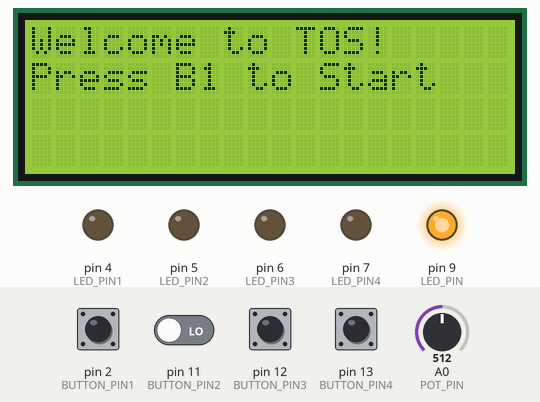
This sketch was run on a simulated Arduino Uno, built with avr-gcc and run on an emulated ATmega328P. Parts: 20×4 character LCD, output pins drawn as LEDs (lit = HIGH). Inputs (shaded band) come from the test bench; at power-on: pin 2 (BUTTON_PIN1), pin 11 (BUTTON_PIN2), pin 12 (BUTTON_PIN3), pin 13 (BUTTON_PIN4) LOW, A0 (POT_PIN) = 512. Random numbers use the default seed unless the sketch sets one.

Above: at 1.2 s.
1.3 s: pin 2 (BUTTON_PIN1) pulled HIGH for 0.15 s
At 2.3 s:
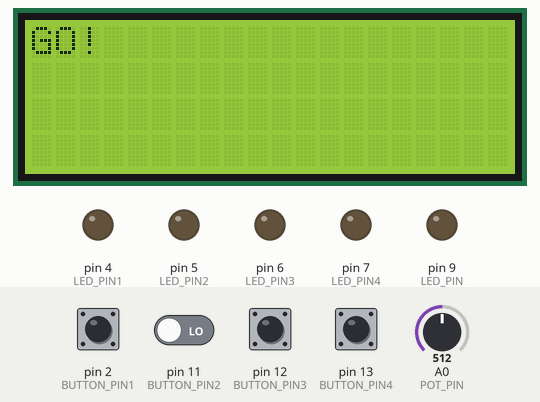
4.4 s: pin 2 (BUTTON_PIN1) driven HIGH and pin 11 (BUTTON_PIN2) driven HIGH
At 7.2 s:
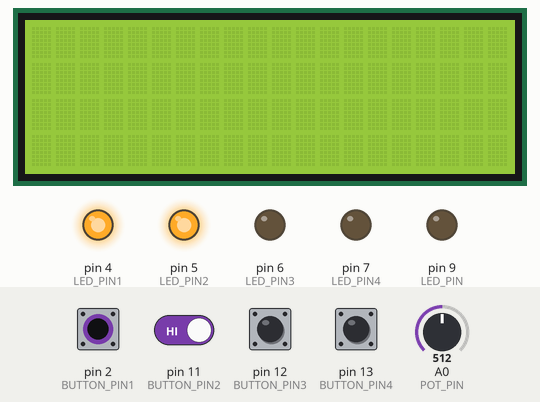
7.4 s: pin 12 (BUTTON_PIN3) pulled HIGH for 0.15 s
At 10.9 s:
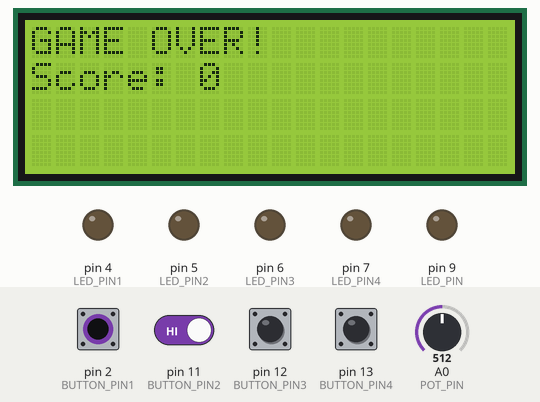
Timing chart, 0 to 12.4 s (numbered marks = the images above; inputs shaded):
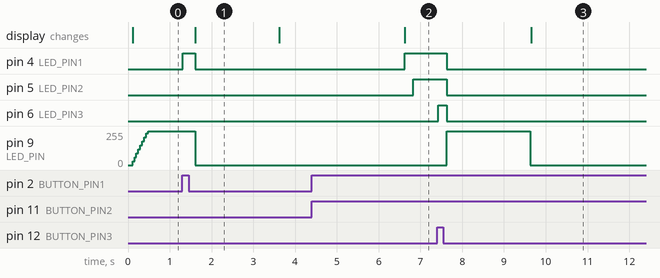

Measured:
- after the input at 1.3 s, pin 4 (LED_PIN1): LOW → HIGH at once, → LOW 0.30 s later; pin 9 (LED_PIN): 255/255 → 0/255 after 0.31 s; the display: changes after 0.32 s (image 1)
- after the input at 4.4 s, pin 4 (LED_PIN1): LOW → HIGH after 2.2 s; pin 5 (LED_PIN2): LOW → HIGH after 2.4 s
- after the input at 7.4 s, pin 6 (LED_PIN3): LOW → HIGH at once, → LOW 0.20 s later
- what the display in image 1 shows lasts 2.0 s, from 1.6 s to 3.6 s

The sketch:

ToS.ino
```cpp
#include "pins.h"
#include "game.h"
#include "display.h"

void wakeUp();

void setup() {
    Serial.begin(9600);
    randomSeed(analogRead(A1));

    pinMode(LED_PIN, OUTPUT);
    pinMode(LED_PIN1, OUTPUT);
    pinMode(LED_PIN2, OUTPUT);
    pinMode(LED_PIN3, OUTPUT);
    pinMode(LED_PIN4, OUTPUT);
    pinMode(BUTTON_PIN1, INPUT);
    pinMode(BUTTON_PIN2, INPUT);
    pinMode(BUTTON_PIN3, INPUT);
    pinMode(BUTTON_PIN4, INPUT);

    attachInterrupt(digitalPinToInterrupt(2), wakeUp, RISING);

    initializeLcd();
    initializeGame();
}

void loop() {
    switch (gameState) {
        case WAITING:
            handleWaitingState();
            break;
        case SLEEPING:
            handleSleepingState();
            break;
        case PLAYING:
            handlePlayingState();
            break;
        case WAITING_ANSWER:
            handleWaitingAnswerState();
            break;
        case GAME_OVER:
            handleGameOverState();
            break;
    }
}

void wakeUp() {}
```

display.cpp
```cpp
#include <LiquidCrystal_I2C.h>
#include "Arduino.h"
#include "display.h"
#include "pins.h"

LiquidCrystal_I2C lcd = LiquidCrystal_I2C(0x27, 20, 4);
extern int score;
extern int numbers[4];

void initializeLcd() {
    lcd.init();
    lcd.backlight();
}

void displayWelcomeMessage() {
    lcd.setCursor(0, 0);
    lcd.print("Welcome to TOS!");
    lcd.setCursor(0, 1);
    lcd.print("Press B1 to Start");
}

void displayScore(int score) {
    lcd.clear();
    lcd.setCursor(0, 0);
    lcd.print("GOOD! SCORE: ");
    lcd.print(score);
}

void displayGameStart() {
    lcd.clear();
    lcd.setCursor(0, 0);
    lcd.print("GO!");
    delay(2000);
}

void displaySequence() {
    lcd.clear();
    for (int i = 0; i < 4; i++) {
        lcd.setCursor(i, 0);
        lcd.print(numbers[i]);
    }
    delay(3000);
}

void displayGameOver() {
    lcd.clear();
    lcd.setCursor(0, 0);
    lcd.print("GAME OVER!");
    lcd.setCursor(0, 1);
    lcd.print("Score: ");
    lcd.print(score);
}
```

display.h
```cpp
#ifndef __DISPLAY__
#define __DISPLAY__

void initializeLcd();
void displayWelcomeMessage();
void displayScore(int score);
void displayGameStart();
void displaySequence();
void displayGameOver();

#endif
```

game.cpp
```cpp
#include <avr/sleep.h>
#include <LiquidCrystal_I2C.h>
#include "Arduino.h"
#include "game.h"
#include "display.h"
#include "pins.h"

extern LiquidCrystal_I2C lcd;
State gameState;
int score;
int numbers[4] = {1, 2, 3, 4};
int totalTime;
int currentLevel;
int factor;
long enteredTime;
long answeringTime;
int currIntensity;
int fadeAmount;
int count;
int answer[4];

void changeState(State state) {
    gameState = state;
}

void initializeGame() {
    changeState(WAITING);
    score = 0;
    totalTime = INITIAL_TIME;
    currentLevel = 0;
    factor = LEVEL_FACTOR;
    currIntensity = 0;
    fadeAmount = FADE_STEP;
    enteredTime = millis();
}

void handleWaitingState() {
    updateDifficultyLevel();
    updateFading();
    displayWelcomeMessage();

    if (digitalRead(BUTTON_PIN1) == HIGH) {
        digitalWrite(LED_PIN1, HIGH);
      	delay(300);
        digitalWrite(LED_PIN1, LOW);
      	digitalWrite(LED_PIN, LOW);
        changeState(PLAYING);
        displayGameStart();
    }

    if (millis() - enteredTime >= SLEEP_TIMEOUT) {
        changeState(SLEEPING);
        digitalWrite(LED_PIN, LOW);
    }
}

void handleSleepingState() {
    lcd.clear();
    lcd.noBacklight();
    set_sleep_mode(SLEEP_MODE_PWR_DOWN);
    sleep_enable();
    sleep_mode();

    if (digitalRead(BUTTON_PIN1) == HIGH) {
        changeState(WAITING);
        lcd.backlight();
        enteredTime = millis();
        sleep_disable();
        digitalWrite(LED_PIN1, HIGH);
        delay(200);
        digitalWrite(LED_PIN1, LOW);
    }
}

void handlePlayingState() {
    digitalWrite(LED_PIN, LOW);
    turnOffGreenLeds();

    shuffleNumbers();
    displaySequence();

    changeState(WAITING_ANSWER);
    lcd.clear();
    count = 0;
    answeringTime = millis();
}

void handleWaitingAnswerState() {
    if (millis() - answeringTime > totalTime) {
        changeState(GAME_OVER);
        return;
    }

    if (count < 4) {
        checkButtonInput();
    } else {
        turnOffGreenLeds();
        if (checkAnswer()) {
            totalTime -= factor;
            score++;
            displayScore(score);
            delay(1000);
            changeState(PLAYING);
        } else {
            changeState(GAME_OVER);
        }
    }
}

void handleGameOverState() {
    turnOffGreenLeds();

    digitalWrite(LED_PIN, HIGH);
    delay(2000);
    digitalWrite(LED_PIN, LOW);

    displayGameOver();
    delay(10000);

    initializeGame();
}

void updateFading() {
    analogWrite(LED_PIN, currIntensity);
    currIntensity += fadeAmount;

    if (currIntensity == 0 || currIntensity == 255) {
        fadeAmount = -fadeAmount;
    }

    delay(FADE_DELAY);
}

void updateDifficultyLevel() {
    int newLevel = analogRead(POT_PIN) / 256;

    if (newLevel != currentLevel) {
        currentLevel = newLevel;
        factor = (newLevel + 1) * LEVEL_FACTOR;
    }
}

void shuffleNumbers() {
    for (int i = 3; i > 0; i--) {
        int j = random(0, i + 1);
        int temp = numbers[i];
        numbers[i] = numbers[j];
        numbers[j] = temp;
    }
}

void checkButtonInput() {
    int buttonPins[] = {BUTTON_PIN1, BUTTON_PIN2, BUTTON_PIN3, BUTTON_PIN4};
    int ledPins[] = {LED_PIN1, LED_PIN2, LED_PIN3, LED_PIN4};

    for (int i = 0; i < 4; i++) {
        if (digitalRead(buttonPins[i]) == HIGH) {
            digitalWrite(ledPins[i], HIGH);
            answer[count] = i + 1;
            count++;
            delay(200);
        } else {
            digitalWrite(ledPins[i], LOW);
        }
    }
}

bool checkAnswer() {
    for (int i = 0; i < 4; i++) {
        if (numbers[i] != answer[i]) {
            return false;
        }
    }
    return true;
}

void turnOffGreenLeds() {
    digitalWrite(LED_PIN1, LOW);
    digitalWrite(LED_PIN2, LOW);
    digitalWrite(LED_PIN3, LOW);
    digitalWrite(LED_PIN4, LOW);
}
```

game.h
```cpp
#ifndef __GAME__
#define __GAME__

#define INITIAL_TIME 8000
#define LEVEL_FACTOR 100
#define SLEEP_TIMEOUT 10000
#define FADE_STEP 30
#define FADE_DELAY 15

enum State {
    WAITING,
    SLEEPING,
    PLAYING,
    WAITING_ANSWER,
    GAME_OVER
};

extern State gameState;

void changeState(State state);
void initializeGame();
void handleWaitingState();
void handleSleepingState();
void handlePlayingState();
void handleWaitingAnswerState();
void handleGameOverState();
void updateFading();
void updateDifficultyLevel();
void shuffleNumbers();
void checkButtonInput();
bool checkAnswer();
void turnOffGreenLeds();

#endif
```

pins.h
```cpp
#ifndef __PINS__
#define __PINS__

#define LED_PIN 9
#define LED_PIN1 4
#define LED_PIN2 5
#define LED_PIN3 6
#define LED_PIN4 7
#define BUTTON_PIN1 2
#define BUTTON_PIN2 11
#define BUTTON_PIN3 12
#define BUTTON_PIN4 13
#define POT_PIN A0

#endif
```
